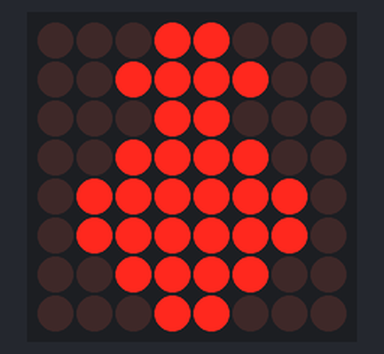
The program below on a simulated Raspberry Pi (BCM pin numbers). On the bench: 8×8 LED matrix. At 20.0 s the program stops and its outputs stay as they are.

Above: at 0.1 s.

The program:

logo.py
```python
from luma.led_matrix.device import max7219
from luma.core.interface.serial import spi
from luma.core.render import canvas
from time import sleep

class PI4Logo:
    def __init__(self, device, period):
        self.device = device
        self.period = period

    def rotate_90_clockwise(self, points):
        # Rotate each point (x, y) by 90 degrees clockwise
        return [(y, 7 - x) for x, y in points]

    def draw_logo(self):
        # Updated version of the Raspberry Pi logo on an 8x8 matrix
        berry = [
            # Main body of the raspberry (more rounded shape)
            (2, 3), (2, 4),  # Top middle
            (3, 2), (3, 3), (3, 4), (3, 5),  # Upper sides, filling in
            (4, 1), (4, 2), (4, 3), (4, 4), (4, 5), (4, 6),  # Middle sides, filling in
            (5, 1), (5, 2), (5, 3), (5, 4), (5, 5), (5, 6),  # Middle sides, filling in
            (6, 2), (6, 3), (6, 4), (6, 5),  # Lower sides, filling in
            (7, 3), (7, 4)   # Bottom middle
        ]

        leaves = [
            # Leaves on top of the raspberry
            (0, 3), (0, 4),  # Top middle
            (1, 2), (1, 3), (1, 4), (1, 5),  # Side leaves, slightly extended to fill more
        ]

        # Combine berry and leaves
        logo = berry + leaves

        # Rotate the logo 90 degrees clockwise three times to achieve a 270-degree rotation
        rotated_logo_once = self.rotate_90_clockwise(logo)
        rotated_logo_twice = self.rotate_90_clockwise(rotated_logo_once)
        rotated_logo_thrice = self.rotate_90_clockwise(rotated_logo_twice)

        # Draw the rotated logo on the matrix
        with canvas(self.device) as draw:
            draw.point(rotated_logo_thrice, fill="white")
        sleep(self.period)

def main():
    # Initialize the SPI interface and the LED matrix device
    serial = spi(port=0, device=0)
    device = max7219(serial, cascaded=1)  # 1 matrix display
    pi_logo = PI4Logo(device, 20)  # Set period to 1 second
    pi_logo.draw_logo()

if __name__ == "__main__":
    main()
```
